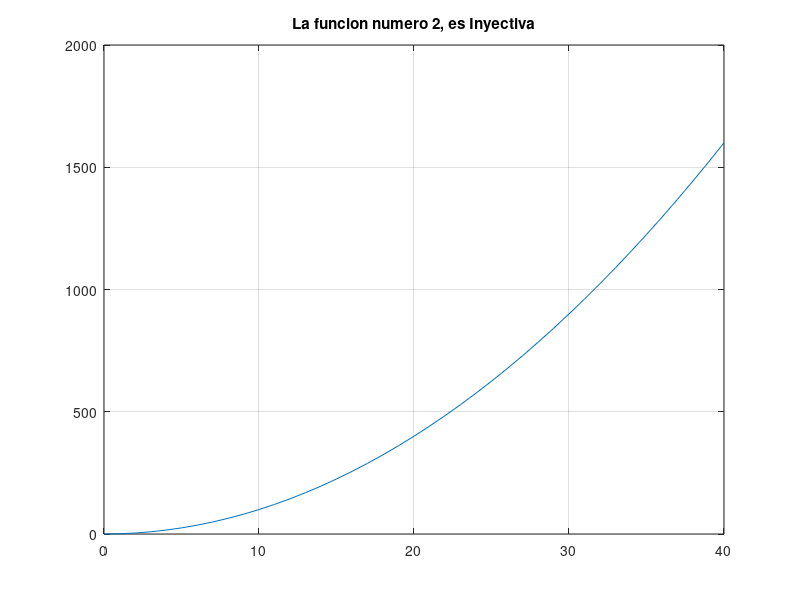

The MATLAB script that drew this image:
% Octave Script
% Funcion                :2
% Title                  :A19 funcion inyectiva, sobreyectiva y biyectiva
% Description            :Script para recordar funcion inyectiva, sobreyectiva y biyectiva
% Author                 :Magali Valencia Clemente
% Date                   :2021/11/16
% Version                :1
% Usage                  :C:\Users\magali
%                        :octave>funcion inyectiva, sobreyectiva y biyectiva
 
clear 
% dominio x 
x=[0:1:40];
% funciona  plotar 
hx=(x.^2);
plot(x,hx)
% marcar el plano cartesiano 
hold on
grid on;
title(['La funcion numero 2, es Inyectiva']);
% esta Funcion es Inyectiva por que cada elemento del contradominio le corresponde solo un elemento del dominio sin importar que sobren en el condominio.